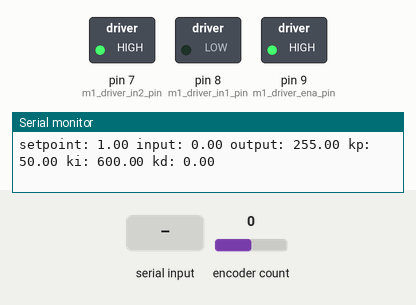
Simulated run of this sketch. Board: Arduino Uno, built with avr-gcc and run on an emulated ATmega328P. Parts: switched loads named in the sketch (green lamp = pin HIGH), the last lines printed to the serial monitor. The inputs (shaded band) are chosen by the test bench; at power-on: encoder count 0. Random numbers use the default seed unless the sketch sets one.

Above: at 1.2 s.
1.3 s: "1\n" received over Serial
At 1.9 s:
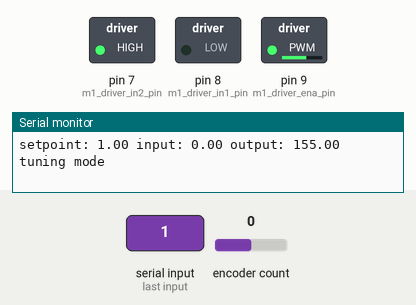
Timing chart, 0 to 4.3 s (numbered marks = the images above; inputs shaded):
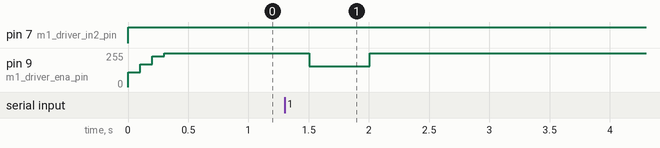

Measured:
- after the input at 1.3 s, pin 9 (m1_driver_ena_pin): 255/255 → 155/255 after 0.20 s, → 255/255 0.50 s later

The sketch:

Motor06_PID_Velocity_AutoTune.ino
```cpp
/*
 Name:		Motor05_PID_Velocity.ino
 Created:	10/6/2019 6:34:52 PM
 Author:	leungp

 This code allow setting the target velocity in rev/ms.
 A PID Controller will adjust the PWM output to maintain the set speed.
 Plots the output
*/

// There is no specific test in this script
// Manually try to come up with a set of PID values that work in maintaining speed.
// 50,600,0 was determined prevously as a stable set of values, and is used as initial values
// |aTuneStep | aTuneNoise | aTuneStartValue | aTuneLookBack | kp | ki | kd |
// |50      |0.4    |128    |10     |275.60 |10.33  |  0.0  | (Takes ~30 sec, doesn't seem to have adjusted output
// |50      |0.4    |128    | 5     |275.60 |45.61  |  0.0  | (Slightly faster, still no output adj
// (aTuneNoise Band reduced)
// |50      |0.1    |128    | 5     |128.82 | 8.59  |  0.0  | (Multiple adjustment of output observed, Noise values is important)
// |50      |0.2    |128    | 5     | 90.07 |10.29  |  0.0  | (Multiple adjustment of output observed, Different Noise Value, different result)
// |80      |0.2    |128    | 5     | 99.45 |13.26  |  0.0  | (Faster Switch betwen the two extreme, process is shorter)
// |30      |0.2    |128    | 5     |       |       |       | (Does not seems to have the output adjusted)
// |30      |0.1    |128    | 5     | 89.84 | 6.63  |  0.0  | (Noise Band reduced: behaviour normal again.
// |30      |0.05   |128    | 5     |102.23 | 6.13  |  0.0  | (Noise Band reduced: behaviour normal again.
//(Try to see what happens when direction reverse)
// |128     |0.2    |128    | 5     |       |       |       | (Not working.)
// |100     |0.2    |155    | 5     |108.00 | 5.08  |       | (Seems to be the biggest range this is tunnable)
// Adjusted the target_rev_per_s from 1.0 to 0.0
// |128     |0.2    |0      | 5     | 80.00 |  64.4 |       | (Motor goes both ways multiple times and results are returned quickly)
// |64      |0.2    |0      | 5     |102.96 |  4.58 |       | (Motor goes both ways multiple times and very different result)
// |192     |0.2    |0      | 5     | 82.39 | 13.64 |       | (Motor goes both ways multiple times and very different result)


#include "DCMotor.h"

const uint8_t m1_driver_ena_pin = 9;             // the pin the motor driver ENA1 is attached to (PWM Pin)
const uint8_t m1_driver_in1_pin = 8;             // the pin the motor driver IN1 is attached to
const uint8_t m1_driver_in2_pin = 7;             // the pin the motor driver IN2 is attached to
DCMotor Motor1(m1_driver_ena_pin, m1_driver_in1_pin, m1_driver_in2_pin);

#include "Encoder.h"
constexpr int stepPerRev = (60 * 49);
constexpr long speedEvalInterval = 20; //millis
Encoder myEnc(2, 3);


double current_rev_per_s = 0.0;
double target_rev_per_s = 1.0;
double motorPwmValue = 0;

#include <PID_v1.h>

PID myPID(&current_rev_per_s, &motorPwmValue, &target_rev_per_s, 50, 600, 0, DIRECT);

#include <PID_AutoTune_v0.h>
byte ATuneModeRemember = 2;
double kp = 2, ki = 0.5, kd = 2;
double kpmodel = 1.5, taup = 100, theta[50];
double outputStart = 5;
double aTuneStep = 100, aTuneNoise = 0.2, aTuneStartValue = 155;
unsigned int aTuneLookBack = 5;
boolean tuning = false;
unsigned long  modelTime, serialTime;
PID_ATune aTune(&current_rev_per_s, &motorPwmValue);
//set to false to connect to the real world
boolean useSimulation = false;


//Serial Reporting / Debug
constexpr long serialReportInterval = 100; //millis

void setup() {
    TCCR1B = TCCR1B & B11111000 | B00000010;    // set timer 1 divisor to 8 for PWM frequency of 3921.16 Hz
    Serial.begin(115200);
    Serial.setTimeout(10);
    Serial.println("Motor RevPerSec Test:");
    Motor1.setSpeed(0);

    //Configure PID controller
    //myPID.SetMode(AUTOMATIC);
    //myPID.SetOutputLimits(-255, 255);
    //myPID.SetSampleTime(20); //20 ms = 50Hz

    //Configure Autotune
    if (useSimulation) {
        for (byte i = 0; i < 50; i++) {
            theta[i] = outputStart;
        }
        modelTime = 0;
    }
    //Setup the pid
    myPID.SetMode(AUTOMATIC);

    if (tuning) {
        tuning = false;
        changeAutoTune();
        tuning = true;
    }

    serialTime = 0;

}


void compute_rev_per_s() {
    long newPosition = myEnc.read();
    static long oldPosition = 0;
    static unsigned long lastReportTime = 0;
    long deltaTime = millis() - lastReportTime;
    if (deltaTime > speedEvalInterval) {
        lastReportTime = millis();
        long deltaPosition = newPosition - oldPosition;
        current_rev_per_s = (float)deltaPosition / stepPerRev / deltaTime * 1000;
        oldPosition = newPosition;
        //Serial
        //Serial.print(deltaPosition);
        //Serial.print(',');
        //Serial.print(deltaTime);
        //Serial.print(',');
        //Serial.println(current_rev_per_s);
    }
}

void reporting() {
    static unsigned long lastReportTime = 0;
    long deltaTime = millis() - lastReportTime;
    if (deltaTime > serialReportInterval) {
        lastReportTime = millis();
        Serial.print(millis());
        Serial.print(',');
        Serial.print(target_rev_per_s);
        Serial.print(',');
        Serial.print(current_rev_per_s);
        Serial.print(',');
        Serial.print(motorPwmValue);
        Serial.print('\n');
    }

}

void loop() {

    unsigned long now = millis();

    if (!useSimulation) { //pull the input in from the real world
        //Compute RPM (for PID Input)
        compute_rev_per_s();
    }

    if (tuning) {
        byte val = (aTune.Runtime());
        if (val != 0) {
            tuning = false;
        }
        if (!tuning) { //we're done, set the tuning parameters
            kp = aTune.GetKp();
            ki = aTune.GetKi();
            kd = aTune.GetKd();
            myPID.SetTunings(kp, ki, kd);
            AutoTuneHelper(false);
        }
    } else myPID.Compute();

    if (useSimulation) {
        theta[30] = motorPwmValue;
        if (now >= modelTime) {
            modelTime += 100;
            DoModel();
        }
    } else {
        //Set Motor PWM based on PID Output
        Motor1.setSpeed(motorPwmValue);
    }

    //send-receive with processing if it's time
    if (millis() > serialTime) {
        SerialReceive();
        SerialSend();
        serialTime += 500;
    }
}

void changeAutoTune() {
    if (!tuning) {
        //Set the output to the desired starting frequency.
        motorPwmValue = aTuneStartValue;
        aTune.SetNoiseBand(aTuneNoise);
        aTune.SetOutputStep(aTuneStep);
        aTune.SetLookbackSec((int)aTuneLookBack);
        AutoTuneHelper(true);
        tuning = true;
    } else { //cancel autotune
        aTune.Cancel();
        tuning = false;
        AutoTuneHelper(false);
    }
}

void AutoTuneHelper(boolean start) {
    if (start)
        ATuneModeRemember = myPID.GetMode();
    else
        myPID.SetMode(ATuneModeRemember);
}


void SerialSend() {
    Serial.print("setpoint: "); Serial.print(target_rev_per_s); Serial.print(" ");
    Serial.print("input: "); Serial.print(current_rev_per_s); Serial.print(" ");
    Serial.print("output: "); Serial.print(motorPwmValue); Serial.print(" ");
    if (tuning) {
        Serial.println("tuning mode");
    } else {
        Serial.print("kp: "); Serial.print(myPID.GetKp()); Serial.print(" ");
        Serial.print("ki: "); Serial.print(myPID.GetKi()); Serial.print(" ");
        Serial.print("kd: "); Serial.print(myPID.GetKd()); Serial.println();
    }
}

void SerialReceive() {
    if (Serial.available()) {
        char b = Serial.read();
        Serial.flush();
        if ((b == '1' && !tuning) || (b != '1' && tuning))changeAutoTune();
    }
}

void DoModel() {
    //cycle the dead time
    for (byte i = 0; i < 49; i++) {
        theta[i] = theta[i + 1];
    }
    //compute the input
    current_rev_per_s = (kpmodel / taup) *(theta[0] - outputStart) + current_rev_per_s * (1 - 1 / taup) + ((float)random(-10, 10)) / 100;

}
```
